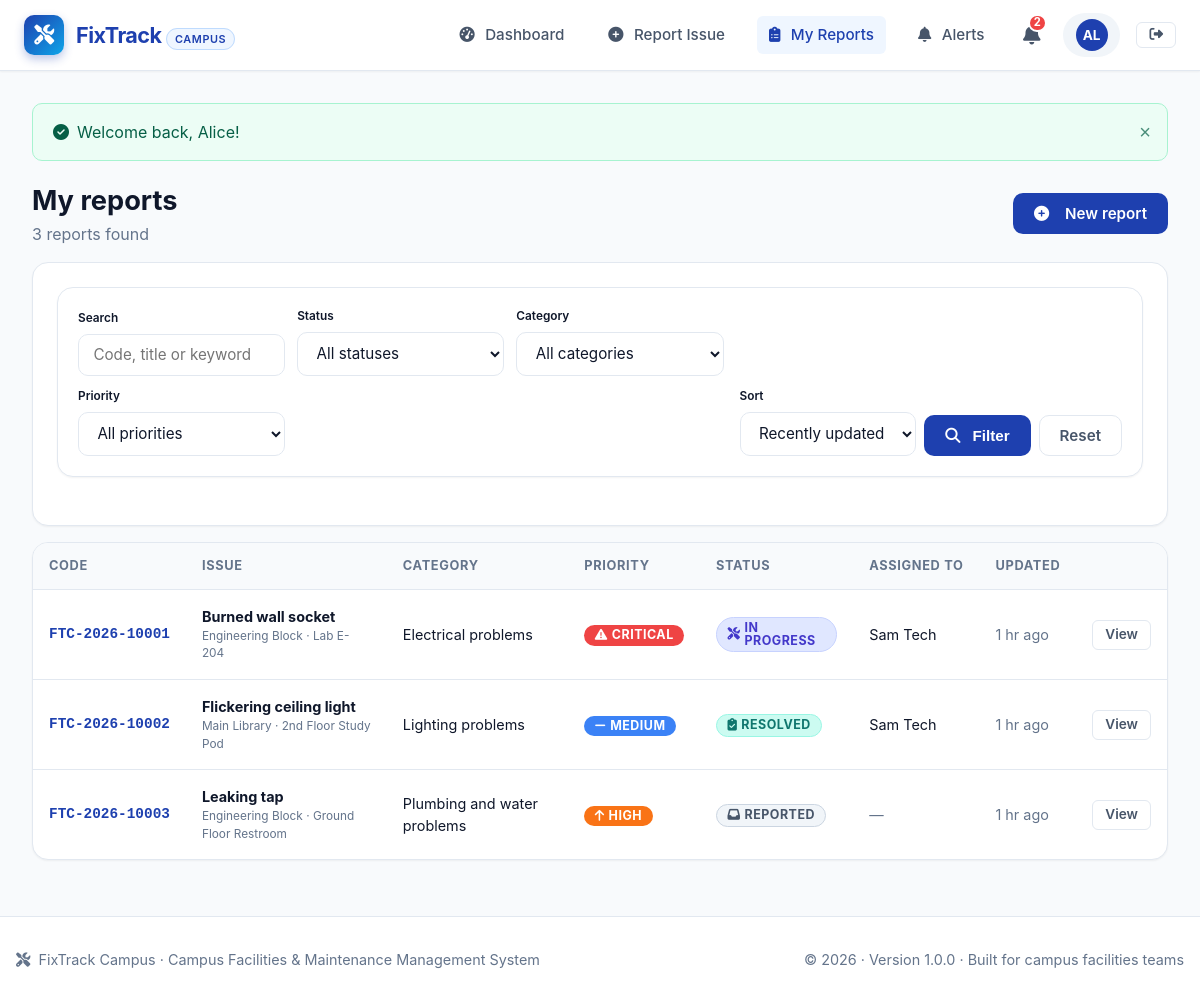
/student/reports.php (signed in), run on the app's committed database.
### tables this page shows
CREATE TABLE reports (
    id INT AUTO_INCREMENT PRIMARY KEY,
    tracking_code VARCHAR(30) NOT NULL UNIQUE,
    student_id INT NOT NULL,
    category_id INT NOT NULL,
    facility_id INT NOT NULL,
    room_number VARCHAR(100) NOT NULL,
    title VARCHAR(200) NOT NULL,
    description TEXT NOT NULL,
    priority ENUM('low', 'medium', 'high', 'critical') NOT NULL DEFAULT 'medium',
    status ENUM('REPORTED', 'UNDER REVIEW', 'APPROVED', 'ASSIGNED', 'IN PROGRESS',
                'RESOLVED', 'VERIFIED', 'CLOSED', 'REJECTED') NOT NULL DEFAULT 'REPORTED',
    deadline DATETIME NULL,
    rejection_reason TEXT NULL,
    resolved_at DATETIME NULL,
    verified_at DATETIME NULL,
    closed_at DATETIME NULL,
    created_at DATETIME NOT NULL DEFAULT CURRENT_TIMESTAMP,
    updated_at DATETIME NOT NULL DEFAULT CURRENT_TIMESTAMP ON UPDATE CURRENT_TIMESTAMP,
    CONSTRAINT fk_report_student FOREIGN KEY (student_id) REFERENCES users(id) ON DELETE CASCADE,
    CONSTRAINT fk_report_category FOREIGN KEY (category_id) REFERENCES categories(id) ON DELETE RESTRICT,
    CONSTRAINT fk_report_facility FOREIGN KEY (facility_id) REFERENCES facilities(id) ON DELETE RESTRICT,
    INDEX idx_report_tracking (tracking_code),
    INDEX idx_report_status (status),
    INDEX idx_report_priority (priority)
);

CREATE TABLE facilities (
    id INT AUTO_INCREMENT PRIMARY KEY,
    name VARCHAR(150) NOT NULL,
    building_code VARCHAR(30) NOT NULL UNIQUE,
    campus_zone VARCHAR(100) NOT NULL,
    description TEXT NULL,
    total_floors INT DEFAULT 1,
    is_active TINYINT(1) NOT NULL DEFAULT 1,
    created_at DATETIME NOT NULL DEFAULT CURRENT_TIMESTAMP
);

CREATE TABLE categories (
    id INT AUTO_INCREMENT PRIMARY KEY,
    name VARCHAR(100) NOT NULL,
    slug VARCHAR(100) NOT NULL UNIQUE,
    description TEXT NULL,
    icon VARCHAR(50) NOT NULL DEFAULT 'wrench',
    default_priority ENUM('low', 'medium', 'high', 'critical') DEFAULT 'medium',
    default_sla_hours INT DEFAULT 48,
    is_active TINYINT(1) DEFAULT 1,
    created_at DATETIME NOT NULL DEFAULT CURRENT_TIMESTAMP
);

CREATE TABLE users (
    id INT AUTO_INCREMENT PRIMARY KEY,
    full_name VARCHAR(100) NOT NULL,
    email VARCHAR(150) NOT NULL UNIQUE,
    password_hash VARCHAR(255) NOT NULL,
    role ENUM('student', 'admin', 'technician') NOT NULL DEFAULT 'student',
    phone VARCHAR(30) NULL,
    identifier VARCHAR(50) NULL,
    specialization VARCHAR(100) NULL,
    is_active TINYINT(1) NOT NULL DEFAULT 1,
    created_at DATETIME NOT NULL DEFAULT CURRENT_TIMESTAMP,
    updated_at DATETIME NOT NULL DEFAULT CURRENT_TIMESTAMP ON UPDATE CURRENT_TIMESTAMP,
    INDEX idx_user_role (role)
);

### student/reports.php (the view, shortened to what this page needs)
<?php
require_once __DIR__ . '/../includes/functions.php';
$pdo = get_db();
$uid = (int)$_SESSION['user_id'];
$q        = trim($_GET['q'] ?? '');
$page     = max(1, (int)($_GET['page'] ?? 1));
$perPage  = 10;
$where = ['r.student_id = ?'];
$params = [$uid];
$whereSql = implode(' AND ', $where);
$countStmt = $pdo->prepare("SELECT COUNT(*) FROM reports r WHERE $whereSql");
$countStmt->execute($params);
$totalRows = (int)$countStmt->fetchColumn();
$pages = max(1, (int)ceil($totalRows / $perPage));
$page = min($page, $pages);
$offset = ($page - 1) * $perPage;
$sort = $_GET['sort'] ?? 'updated';
$orderBy = [
    'updated'  => 'r.updated_at DESC',
    'newest'   => 'r.created_at DESC',
    'oldest'   => 'r.created_at ASC',
    'priority' => "FIELD(r.priority,'critical','high','medium','low') ASC",
][$sort] ?? 'r.updated_at DESC';
$stmt = $pdo->prepare("
    SELECT r.*, c.name AS category_name, f.name AS facility_name,
           a.full_name AS technician_name
    FROM reports r
    JOIN categories c ON c.id = r.category_id
    JOIN facilities f ON f.id = r.facility_id
    LEFT JOIN assignments asg ON asg.report_id = r.id AND asg.status <> 'reassigned'
    LEFT JOIN users a ON a.id = asg.technician_id
    WHERE $whereSql
    ORDER BY $orderBy
    LIMIT $perPage OFFSET $offset
");
$stmt->execute($params);
$reports = $stmt->fetchAll();
include __DIR__ . '/../includes/header.php';
?>
<div class="d-flex justify-between align-center mb-4" style="flex-wrap:wrap;gap:1rem">
    <div><h1 style="font-size:1.7rem">My reports</h1><p class="text-muted"><?= (int)$totalRows ?> report<?= $totalRows === 1 ? '' : 's' ?> found</p></div>
    <a href="<?= e(url('student/report-new.php')) ?>" class="btn btn-primary"><i class="fas fa-circle-plus mr-2"></i>New report</a>
</div>
<div class="card mb-4">
    <div class="card-body">
        <form method="get" action="<?= e(url('student/reports.php')) ?>" class="filter-toolbar">
            <div class="filter-grid" style="flex:1">
                <div class="form-group mb-0">
                    <label class="form-label x-small">Search</label>
                    <input class="form-control" type="search" name="q" value="<?= e($q) ?>" placeholder="Code, title or keyword">
                </div>
                <div class="form-group mb-0">
                    <label class="form-label x-small">Status</label>
                    <select class="form-control" name="status">
                        <option value="">All statuses</option>
                    </select>
                </div>
                <div class="form-group mb-0">
                    <label class="form-label x-small">Category</label>
                    <select class="form-control" name="category">
                        <option value="">All categories</option>
                    </select>
                </div>
                <div class="form-group mb-0">
                    <label class="form-label x-small">Priority</label>
                    <select class="form-control" name="priority">
                        <option value="">All priorities</option>
                    </select>
                </div>
            </div>
            <div class="toolbar-actions">
                <div class="form-group mb-0"><label class="form-label x-small">Sort</label>
                    <select class="form-control" name="sort">
                        <option value="updated" <?= $sort === 'updated' ? 'selected' : '' ?>>Recently updated</option>
                    </select>
                </div>
                <button class="btn btn-primary" type="submit"><i class="fas fa-magnifying-glass mr-1"></i>Filter</button>
                <a class="btn btn-outline" href="<?= e(url('student/reports.php')) ?>">Reset</a>
            </div>
        </form>
    </div>
</div>
<div class="card">
    <div class="card-body p-0">
        <?php if (!$reports): ?>
            <div class="empty-state"><i class="fas fa-magnifying-glass"></i><h3>No reports match your filters</h3><p>Try changing your search or submit a new report.</p></div>
        <?php else: ?>
        <div class="table-responsive"><table class="table" id="reportsTable">
            <thead><tr><th>Code</th><th>Issue</th><th>Category</th><th>Priority</th><th>Status</th><th>Assigned to</th><th>Updated</th><th></th></tr></thead>
            <tbody>
            <?php foreach ($reports as $r): ?>
                <tr>
                    <td class="tracking-code"><?= e($r['tracking_code']) ?></td>
                    <td><strong><?= e(mb_substr($r['title'], 0, 60)) ?></strong><div class="x-small text-muted"><?= e($r['facility_name']) ?> &middot; <?= e($r['room_number']) ?></div></td>
                    <td class="small"><?= e($r['category_name']) ?></td>
                    <td><?= format_priority_badge($r['priority']) ?></td>
                    <td><?= format_status_badge($r['status']) ?><?php if (is_overdue($r['deadline'], $r['status'])): ?><div class="mt-1"><span class="badge badge-overdue">Overdue</span></div><?php endif; ?></td>
                    <td class="small"><?= $r['technician_name'] ? e($r['technician_name']) : '<span class="text-muted">&mdash;</span>' ?></td>
                    <td class="small text-muted nowrap"><?= e(time_ago($r['updated_at'])) ?></td>
                    <td><a href="<?= e(url('student/report-view.php?id=' . (int)$r['id'])) ?>" class="btn btn-outline btn-sm">View</a></td>
                </tr>
            <?php endforeach; ?>
            </tbody>
        </table></div>
        <?php endif; ?>
    </div>
</div>
<?php include __DIR__ . '/../includes/footer.php'; ?>

### includes/functions.php (shortened to what this page needs)
<?php
function url(string $path = ''): string {
    return rtrim(BASE_URL, '/') . '/' . ltrim($path, '/');
}
function e(?string $value): string {
    return htmlspecialchars((string)($value ?? ''), ENT_QUOTES, 'UTF-8');
}
function format_status_badge(string $status): string {
    $colorClass = 'badge-secondary';
    $icon = 'info-circle';
    switch (strtoupper($status)) {
        case STATUS_REPORTED:
            $colorClass = 'badge-status-reported';
            $icon = 'inbox';
            break;
        case STATUS_IN_PROGRESS:
            $colorClass = 'badge-status-inprogress';
            $icon = 'tools';
            break;
        case STATUS_RESOLVED:
            $colorClass = 'badge-status-resolved';
            $icon = 'clipboard-check';
            break;
    }
    return '<span class="badge ' . $colorClass . '"><i class="fas fa-' . $icon . ' mr-1"></i> ' . e($status) . '</span>';
}
function format_priority_badge(string $priority): string {
    $p = strtolower($priority);
    $colorClass = 'badge-secondary';
    $icon = 'flag';
    switch ($p) {
        case 'critical':
            $colorClass = 'badge-priority-critical';
            $icon = 'exclamation-triangle';
            break;
        case 'high':
            $colorClass = 'badge-priority-high';
            $icon = 'arrow-up';
            break;
        case 'medium':
            $colorClass = 'badge-priority-medium';
            $icon = 'minus';
            break;
    }
    return '<span class="badge ' . $colorClass . '"><i class="fas fa-' . $icon . ' mr-1"></i> ' . ucfirst(e($priority)) . '</span>';
}
function time_ago(?string $datetime): string {
    $time = strtotime($datetime);
    $diff = time() - $time;
    if ($diff < 86400) {
        $h = floor($diff / 3600);
        return $h . ($h == 1 ? ' hr ago' : ' hrs ago');
    }
    return date('M j, Y', $time);
}
function get_flash(string $type): ?string {
    $key = 'flash_' . $type;
    if (isset($_SESSION[$key])) {
        $msg = $_SESSION[$key];
        return $msg;
    }
    return null;
}
function render_flash_messages(): string {
    $html = '';
    $types = ['success' => 'check-circle', 'error' => 'exclamation-circle', 'warning' => 'exclamation-triangle', 'info' => 'info-circle'];
    foreach ($types as $type => $icon) {
        $msg = get_flash($type);
        if ($msg) {
            $alertClass = ($type === 'error') ? 'alert-danger' : 'alert-' . $type;
            $html .= '<div class="alert ' . $alertClass . ' alert-dismissible fade show" role="alert">
                <i class="fas fa-' . $icon . ' mr-2"></i> ' . e($msg) . '
                <button type="button" class="close-btn" onclick="this.parentElement.remove()" aria-label="Close">&times;</button>
            </div>';
        }
    }
    return $html;
}

### assets/css/pages.css (style rules this page uses)
.filter-toolbar { display: flex; flex-wrap: wrap; gap: 1rem; align-items: flex-end; }
.filter-grid { display: grid; grid-template-columns: repeat(auto-fit, minmax(160px, 1fr)); gap: .75rem; flex: 1; }
.toolbar-actions { display: flex; flex-wrap: wrap; gap: .5rem; align-items: flex-end; }
.tracking-code { font-family: ui-monospace, Menlo, monospace; font-size: .85rem; font-weight: 700; color: var(--primary); white-space: nowrap; }
.small { font-size: .82rem; }
.x-small { font-size: .74rem; }
.nowrap { white-space: nowrap; }
.mb-0 { margin-bottom: 0 !important; }

### data on the page
reports: tracking_code "FTC-2026-10001", title "Burned wall socket", facility.name "Engineering Block", room_number "Lab E-204", category.name "Electrical problems", priority "CRITICAL", status "IN PROGRESS", users.full_name "Sam Tech", updated_at "1 hr ago"
reports: tracking_code "FTC-2026-10002", title "Flickering ceiling light", facility.name "Main Library", room_number "2nd Floor Study Pod", category.name "Lighting problems", priority "MEDIUM", status "RESOLVED", users.full_name "Sam Tech", updated_at "1 hr ago"
reports: tracking_code "FTC-2026-10003", title "Leaking tap", facility.name "Engineering Block", room_number "Ground Floor Restroom", category.name "Plumbing and water problems", priority "HIGH", status "REPORTED", updated_at "1 hr ago"

### other printed values
$link[0] "Dashboard"
$link[0] "Report Issue"
$link[0] "My Reports"
$link[0] "Alerts"
$unread "2"
mb_substr($user['name'], 0, 2) "AL"
$msg "Welcome back, Alice!"
$totalRows "3"
APP_NAME "FixTrack Campus"
APP_TAGLINE "Campus Facilities & Maintenance Management System"
APP_VERSION "1.0.0"
